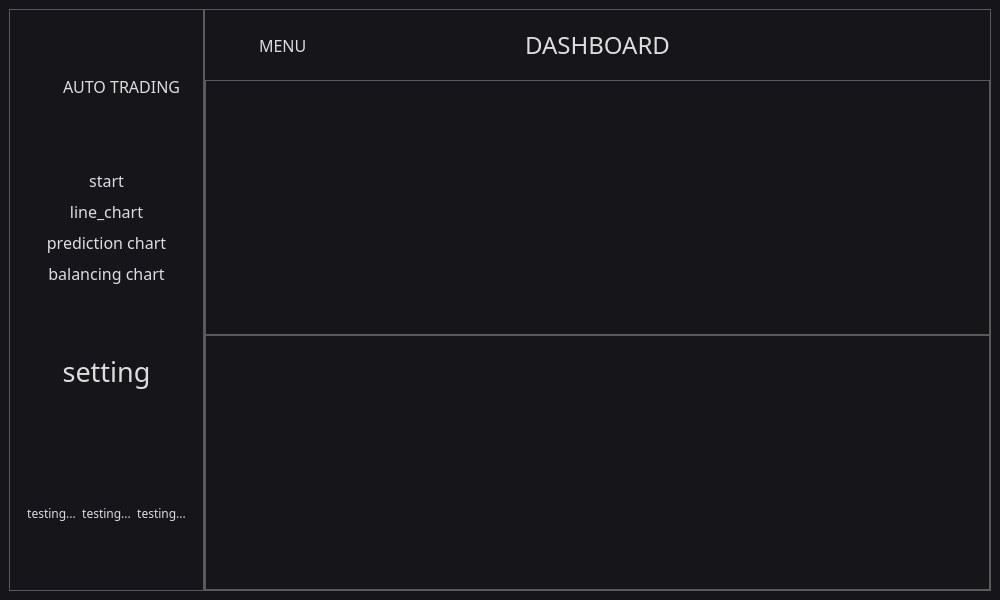
<?xml version="1.0" encoding="UTF-8"?>
<ui version="4.0">
 <class>MainWindow</class>
 <widget class="QMainWindow" name="MainWindow">
  <property name="geometry">
   <rect>
    <x>0</x>
    <y>0</y>
    <width>1000</width>
    <height>600</height>
   </rect>
  </property>
  <property name="minimumSize">
   <size>
    <width>1000</width>
    <height>600</height>
   </size>
  </property>
  <property name="maximumSize">
   <size>
    <width>1000</width>
    <height>600</height>
   </size>
  </property>
  <property name="windowTitle">
   <string>MainWindow</string>
  </property>
  <property name="styleSheet">
   <string notr="true">*{
	background: #15151A;
	color: #DDDDDD;
	border: 1px solid #5A5A5A;
}

QWidget::item:selected {
	background: #3D7848;
}

QCheckBox, QRadioButton {
	border: none;
}

QRadioButton::indicator, QCheckBox::indicator {
	width: 13px;
	height: 13px;
}

QRadioButton::indicator::unchecked, QCheckBox::indicator::unchecked {
	border: 1px solid #5A5A5A;
	background: none;
}

QRadioButton::indicator:unchecked:hover, QCheckBox::indicator:unchecked:hover {
	border: 1px solid #DDDDDD;
}

QRadioButton::indicator::checked, QCheckBox::indicator::checked {
	border: 1px solid #5A5A5A;
	background: #5A5A5A;
}

QRadioButton::indicator:checked:hover, QCheckBox::indicator:checked:hover {
	border: 1px solid #DDDDDD;
	background: #DDDDDD;
}

QGroupBox {
	margin-top: 6px;
}

QGroupBox::title {
	top: -7px;
	left: 7px;
}

QScrollBar {
	border: 1px solid #5A5A5A;
	background: #191919;
}

QScrollBar:horizontal {
	height: 15px;
	margin: 0px 0px 0px 32px;
}

QScrollBar:vertical {
	width: 15px;
	margin: 32px 0px 0px 0px;
}

QScrollBar::handle {
	background: #353535;
	border: 1px solid #5A5A5A;
}

QScrollBar::handle:horizontal {
	border-width: 0px 1px 0px 1px;
}

QScrollBar::handle:vertical {
	border-width: 1px 0px 1px 0px;
}

QScrollBar::handle:horizontal {
	min-width: 20px;
}

QScrollBar::handle:vertical {
	min-height: 20px;
}

QScrollBar::add-line, QScrollBar::sub-line {
	background:#353535;
	border: 1px solid #5A5A5A;
	subcontrol-origin: margin;
}

QScrollBar::add-line {
	position: absolute;
}

QScrollBar::add-line:horizontal {
	width: 15px;
	subcontrol-position: left;
	left: 15px;
}

QScrollBar::add-line:vertical {
	height: 15px;
	subcontrol-position: top;
	top: 15px;
}

QScrollBar::sub-line:horizontal {
	width: 15px;
	subcontrol-position: top left;
}

QScrollBar::sub-line:vertical {
	height: 15px;
	subcontrol-position: top;
}

QScrollBar:left-arrow, QScrollBar::right-arrow, QScrollBar::up-arrow, QScrollBar::down-arrow {
	border: 1px solid #5A5A5A;
	width: 3px;
	height: 3px;
}

QScrollBar::add-page, QScrollBar::sub-page {
	background: none;
}

QAbstractButton:hover {
	background: #353535;
}

QAbstractButton:pressed {
	background: #5A5A5A;
}

QAbstractItemView {
	show-decoration-selected: 1;
	selection-background-color: #3D7848;
	selection-color: #DDDDDD;
	alternate-background-color: #353535;
}

QHeaderView {
	border: 1px solid #5A5A5A;
}

QHeaderView::section {
	background: #191919;
	border: 1px solid #5A5A5A;
	padding: 4px;
}

QHeaderView::section:selected, QHeaderView::section::checked {
	background: #353535;
}

QTableView {
	gridline-color: #5A5A5A;
}

QTabBar {
	margin-left: 2px;
}

QTabBar::tab {
	border-radius: 0px;
	padding: 4px;
	margin: 4px;
}

QTabBar::tab:selected {
	background: #353535;
}

QComboBox::down-arrow {
	border: 1px solid #5A5A5A;
	background: #353535;
}

QComboBox::drop-down {
	border: 1px solid #5A5A5A;
	background: #353535;
}

QComboBox::down-arrow {
	width: 3px;
	height: 3px;
	border: 1px solid #5A5A5A;
}

QAbstractSpinBox {
	padding-right: 15px;
}

QAbstractSpinBox::up-button, QAbstractSpinBox::down-button {
	border: 1px solid #5A5A5A;
	background: #353535;
	subcontrol-origin: border;
}

QAbstractSpinBox::up-arrow, QAbstractSpinBox::down-arrow {
	width: 3px;
	height: 3px;
	border: 1px solid #5A5A5A;
}

QSlider {
	border: none;
}

QSlider::groove:horizontal {
	height: 5px;
	margin: 4px 0px 4px 0px;
}

QSlider::groove:vertical {
	width: 5px;
	margin: 0px 4px 0px 4px;
}

QSlider::handle {
	border: 1px solid #5A5A5A;
	background: #353535;
}

QSlider::handle:horizontal {
	width: 15px;
	margin: -4px 0px -4px 0px;
}

QSlider::handle:vertical {
	height: 15px;
	margin: 0px -4px 0px -4px;
}

QSlider::add-page:vertical, QSlider::sub-page:horizontal {
	background: #3D7848;
}

QSlider::sub-page:vertical, QSlider::add-page:horizontal {
	background: #353535;
}

QLabel {
	border: none;
}

QProgressBar {
	text-align: center;
}

QProgressBar::chunk {
	width: 1px;
	background-color: #3D7848;
}

QMenu::separator {
	background: #353535;
}</string>
  </property>
  <widget class="QWidget" name="centralwidget">
   <property name="styleSheet">
    <string notr="true">*{
	font-family: bahnschrift Semibold; border-style: none;
}
#left_menu_widget, #prediciton_chart, #balance_chart, #log_text_area{

}

#left_menu_widget, #main_frame, #body_frame, #log_frame
{
border-style: solid;
}</string>
   </property>
   <layout class="QHBoxLayout" name="horizontalLayout">
    <property name="spacing">
     <number>0</number>
    </property>
    <item>
     <widget class="QWidget" name="left_menu_widget" native="true">
      <layout class="QVBoxLayout" name="verticalLayout">
       <item>
        <widget class="QFrame" name="auto_trading_frame">
         <property name="frameShape">
          <enum>QFrame::StyledPanel</enum>
         </property>
         <property name="frameShadow">
          <enum>QFrame::Raised</enum>
         </property>
         <layout class="QHBoxLayout" name="horizontalLayout_2">
          <item>
           <widget class="QLabel" name="label_8">
            <property name="minimumSize">
             <size>
              <width>30</width>
              <height>30</height>
             </size>
            </property>
            <property name="maximumSize">
             <size>
              <width>30</width>
              <height>30</height>
             </size>
            </property>
            <property name="text">
             <string/>
            </property>
            <property name="pixmap">
             <pixmap resource="../icon/resources.qrc">:/icons/dollar-sign.svg</pixmap>
            </property>
            <property name="scaledContents">
             <bool>true</bool>
            </property>
            <property name="alignment">
             <set>Qt::AlignCenter</set>
            </property>
           </widget>
          </item>
          <item>
           <widget class="QLabel" name="label">
            <property name="font">
             <font>
              <family>bahnschrift Semibold</family>
              <pointsize>12</pointsize>
             </font>
            </property>
            <property name="text">
             <string>AUTO TRADING</string>
            </property>
           </widget>
          </item>
         </layout>
        </widget>
       </item>
       <item>
        <widget class="QFrame" name="function_frame">
         <property name="sizePolicy">
          <sizepolicy hsizetype="Preferred" vsizetype="Preferred">
           <horstretch>0</horstretch>
           <verstretch>0</verstretch>
          </sizepolicy>
         </property>
         <property name="frameShape">
          <enum>QFrame::StyledPanel</enum>
         </property>
         <property name="frameShadow">
          <enum>QFrame::Raised</enum>
         </property>
         <layout class="QVBoxLayout" name="verticalLayout_2">
          <property name="spacing">
           <number>0</number>
          </property>
          <property name="leftMargin">
           <number>0</number>
          </property>
          <property name="topMargin">
           <number>0</number>
          </property>
          <property name="rightMargin">
           <number>0</number>
          </property>
          <property name="bottomMargin">
           <number>0</number>
          </property>
          <item>
           <widget class="QPushButton" name="power_btn">
            <property name="font">
             <font>
              <family>bahnschrift Semibold</family>
              <pointsize>12</pointsize>
              <weight>50</weight>
              <bold>false</bold>
             </font>
            </property>
            <property name="text">
             <string>start</string>
            </property>
            <property name="icon">
             <iconset resource="../icon/resources.qrc">
              <normaloff>:/icons/power.svg</normaloff>:/icons/power.svg</iconset>
            </property>
           </widget>
          </item>
          <item>
           <widget class="QPushButton" name="line_btn">
            <property name="font">
             <font>
              <family>bahnschrift Semibold</family>
              <pointsize>12</pointsize>
             </font>
            </property>
            <property name="text">
             <string>line_chart</string>
            </property>
            <property name="icon">
             <iconset resource="../icon/resources.qrc">
              <normaloff>:/icons/trending-up.svg</normaloff>:/icons/trending-up.svg</iconset>
            </property>
           </widget>
          </item>
          <item>
           <widget class="QPushButton" name="prediction_chart_btn">
            <property name="font">
             <font>
              <family>bahnschrift Semibold</family>
              <pointsize>12</pointsize>
             </font>
            </property>
            <property name="text">
             <string>prediction chart</string>
            </property>
            <property name="icon">
             <iconset resource="../icon/resources.qrc">
              <normaloff>:/icons/tool.svg</normaloff>:/icons/tool.svg</iconset>
            </property>
           </widget>
          </item>
          <item>
           <widget class="QPushButton" name="balance_chart_btn">
            <property name="font">
             <font>
              <family>bahnschrift Semibold</family>
              <pointsize>12</pointsize>
             </font>
            </property>
            <property name="text">
             <string>balancing chart</string>
            </property>
            <property name="icon">
             <iconset resource="../icon/resources.qrc">
              <normaloff>:/icons/percent.svg</normaloff>:/icons/percent.svg</iconset>
            </property>
           </widget>
          </item>
         </layout>
        </widget>
       </item>
       <item>
        <widget class="QFrame" name="setting_frame">
         <property name="frameShape">
          <enum>QFrame::StyledPanel</enum>
         </property>
         <property name="frameShadow">
          <enum>QFrame::Raised</enum>
         </property>
         <layout class="QVBoxLayout" name="verticalLayout_11">
          <item>
           <widget class="QPushButton" name="setting_btn">
            <property name="font">
             <font>
              <family>bahnschrift Semibold</family>
              <pointsize>20</pointsize>
             </font>
            </property>
            <property name="text">
             <string>setting</string>
            </property>
            <property name="icon">
             <iconset resource="../icon/resources.qrc">
              <normaloff>:/icons/settings.svg</normaloff>:/icons/settings.svg</iconset>
            </property>
           </widget>
          </item>
         </layout>
        </widget>
       </item>
       <item>
        <widget class="QFrame" name="frame_6">
         <property name="frameShape">
          <enum>QFrame::StyledPanel</enum>
         </property>
         <property name="frameShadow">
          <enum>QFrame::Raised</enum>
         </property>
         <layout class="QHBoxLayout" name="horizontalLayout_4">
          <item>
           <widget class="QPushButton" name="pushButton_5">
            <property name="text">
             <string>testing...</string>
            </property>
           </widget>
          </item>
          <item>
           <widget class="QPushButton" name="pushButton_6">
            <property name="text">
             <string>testing...</string>
            </property>
           </widget>
          </item>
          <item>
           <widget class="QPushButton" name="pushButton_7">
            <property name="text">
             <string>testing...</string>
            </property>
           </widget>
          </item>
         </layout>
        </widget>
       </item>
      </layout>
     </widget>
    </item>
    <item>
     <widget class="QFrame" name="main_frame">
      <property name="frameShape">
       <enum>QFrame::StyledPanel</enum>
      </property>
      <property name="frameShadow">
       <enum>QFrame::Raised</enum>
      </property>
      <layout class="QVBoxLayout" name="verticalLayout_3">
       <property name="spacing">
        <number>0</number>
       </property>
       <property name="leftMargin">
        <number>0</number>
       </property>
       <property name="topMargin">
        <number>0</number>
       </property>
       <property name="rightMargin">
        <number>0</number>
       </property>
       <property name="bottomMargin">
        <number>0</number>
       </property>
       <item>
        <widget class="QFrame" name="header_frame">
         <property name="frameShape">
          <enum>QFrame::StyledPanel</enum>
         </property>
         <property name="frameShadow">
          <enum>QFrame::Raised</enum>
         </property>
         <layout class="QHBoxLayout" name="horizontalLayout_5">
          <item>
           <widget class="QFrame" name="menu_frame">
            <property name="frameShape">
             <enum>QFrame::StyledPanel</enum>
            </property>
            <property name="frameShadow">
             <enum>QFrame::Raised</enum>
            </property>
            <layout class="QHBoxLayout" name="horizontalLayout_6">
             <item>
              <widget class="QPushButton" name="open_close_side_bar_btn">
               <property name="minimumSize">
                <size>
                 <width>30</width>
                 <height>30</height>
                </size>
               </property>
               <property name="maximumSize">
                <size>
                 <width>30</width>
                 <height>30</height>
                </size>
               </property>
               <property name="text">
                <string/>
               </property>
               <property name="icon">
                <iconset resource="../icon/resources.qrc">
                 <normaloff>:/icons/align-justify.svg</normaloff>:/icons/align-justify.svg</iconset>
               </property>
              </widget>
             </item>
             <item>
              <widget class="QLabel" name="label_3">
               <property name="font">
                <font>
                 <family>bahnschrift Semibold</family>
                 <pointsize>12</pointsize>
                </font>
               </property>
               <property name="text">
                <string>MENU</string>
               </property>
              </widget>
             </item>
            </layout>
           </widget>
          </item>
          <item>
           <widget class="QFrame" name="title_frame">
            <property name="frameShape">
             <enum>QFrame::StyledPanel</enum>
            </property>
            <property name="frameShadow">
             <enum>QFrame::Raised</enum>
            </property>
            <layout class="QHBoxLayout" name="horizontalLayout_7">
             <item>
              <widget class="QLabel" name="label_4">
               <property name="font">
                <font>
                 <family>bahnschrift Semibold</family>
                 <pointsize>18</pointsize>
                </font>
               </property>
               <property name="text">
                <string>DASHBOARD</string>
               </property>
               <property name="alignment">
                <set>Qt::AlignCenter</set>
               </property>
              </widget>
             </item>
            </layout>
           </widget>
          </item>
          <item alignment="Qt::AlignRight">
           <widget class="QFrame" name="size_control_frame">
            <property name="frameShape">
             <enum>QFrame::StyledPanel</enum>
            </property>
            <property name="frameShadow">
             <enum>QFrame::Raised</enum>
            </property>
            <layout class="QHBoxLayout" name="horizontalLayout_8">
             <item>
              <widget class="QPushButton" name="minimize_window_btn">
               <property name="minimumSize">
                <size>
                 <width>30</width>
                 <height>30</height>
                </size>
               </property>
               <property name="maximumSize">
                <size>
                 <width>30</width>
                 <height>30</height>
                </size>
               </property>
               <property name="text">
                <string/>
               </property>
               <property name="icon">
                <iconset resource="../icon/resources.qrc">
                 <normaloff>:/icons/minus.svg</normaloff>:/icons/minus.svg</iconset>
               </property>
              </widget>
             </item>
             <item>
              <widget class="QPushButton" name="maximize_window_btn">
               <property name="sizePolicy">
                <sizepolicy hsizetype="Minimum" vsizetype="Fixed">
                 <horstretch>0</horstretch>
                 <verstretch>0</verstretch>
                </sizepolicy>
               </property>
               <property name="minimumSize">
                <size>
                 <width>30</width>
                 <height>30</height>
                </size>
               </property>
               <property name="maximumSize">
                <size>
                 <width>30</width>
                 <height>30</height>
                </size>
               </property>
               <property name="text">
                <string/>
               </property>
               <property name="icon">
                <iconset resource="../icon/resources.qrc">
                 <normaloff>:/icons/maximize-2.svg</normaloff>:/icons/maximize-2.svg</iconset>
               </property>
              </widget>
             </item>
             <item>
              <widget class="QPushButton" name="close_window_btn">
               <property name="minimumSize">
                <size>
                 <width>30</width>
                 <height>30</height>
                </size>
               </property>
               <property name="maximumSize">
                <size>
                 <width>30</width>
                 <height>30</height>
                </size>
               </property>
               <property name="text">
                <string/>
               </property>
               <property name="icon">
                <iconset resource="../icon/resources.qrc">
                 <normaloff>:/icons/x.svg</normaloff>:/icons/x.svg</iconset>
               </property>
              </widget>
             </item>
            </layout>
           </widget>
          </item>
         </layout>
        </widget>
       </item>
       <item>
        <widget class="QFrame" name="body_frame">
         <property name="frameShape">
          <enum>QFrame::StyledPanel</enum>
         </property>
         <property name="frameShadow">
          <enum>QFrame::Raised</enum>
         </property>
         <layout class="QHBoxLayout" name="horizontalLayout_10">
          <property name="spacing">
           <number>0</number>
          </property>
          <property name="leftMargin">
           <number>0</number>
          </property>
          <property name="topMargin">
           <number>0</number>
          </property>
          <property name="rightMargin">
           <number>0</number>
          </property>
          <property name="bottomMargin">
           <number>0</number>
          </property>
          <item>
           <widget class="QStackedWidget" name="stackedWidget">
            <property name="currentIndex">
             <number>2</number>
            </property>
            <widget class="QWidget" name="prediction_chart">
             <layout class="QVBoxLayout" name="verticalLayout_5">
              <property name="spacing">
               <number>0</number>
              </property>
              <property name="leftMargin">
               <number>0</number>
              </property>
              <property name="topMargin">
               <number>0</number>
              </property>
              <property name="rightMargin">
               <number>0</number>
              </property>
              <property name="bottomMargin">
               <number>0</number>
              </property>
              <item>
               <widget class="QFrame" name="frame_16">
                <property name="sizePolicy">
                 <sizepolicy hsizetype="Preferred" vsizetype="Expanding">
                  <horstretch>0</horstretch>
                  <verstretch>0</verstretch>
                 </sizepolicy>
                </property>
                <property name="frameShape">
                 <enum>QFrame::StyledPanel</enum>
                </property>
                <property name="frameShadow">
                 <enum>QFrame::Raised</enum>
                </property>
                <layout class="QGridLayout" name="prediction_chart_cont"/>
               </widget>
              </item>
             </layout>
            </widget>
            <widget class="QWidget" name="line_chart">
             <layout class="QVBoxLayout" name="verticalLayout_13">
              <property name="spacing">
               <number>0</number>
              </property>
              <property name="leftMargin">
               <number>0</number>
              </property>
              <property name="topMargin">
               <number>0</number>
              </property>
              <property name="rightMargin">
               <number>0</number>
              </property>
              <property name="bottomMargin">
               <number>0</number>
              </property>
              <item>
               <widget class="QFrame" name="frame_20">
                <property name="sizePolicy">
                 <sizepolicy hsizetype="Preferred" vsizetype="Expanding">
                  <horstretch>0</horstretch>
                  <verstretch>0</verstretch>
                 </sizepolicy>
                </property>
                <property name="frameShape">
                 <enum>QFrame::StyledPanel</enum>
                </property>
                <property name="frameShadow">
                 <enum>QFrame::Raised</enum>
                </property>
                <layout class="QGridLayout" name="line_chart_conf"/>
               </widget>
              </item>
             </layout>
            </widget>
            <widget class="QWidget" name="balance_chart">
             <layout class="QVBoxLayout" name="verticalLayout_8">
              <property name="spacing">
               <number>0</number>
              </property>
              <property name="leftMargin">
               <number>0</number>
              </property>
              <property name="topMargin">
               <number>0</number>
              </property>
              <property name="rightMargin">
               <number>0</number>
              </property>
              <property name="bottomMargin">
               <number>0</number>
              </property>
              <item>
               <widget class="QFrame" name="frame_17">
                <property name="sizePolicy">
                 <sizepolicy hsizetype="Preferred" vsizetype="Expanding">
                  <horstretch>0</horstretch>
                  <verstretch>0</verstretch>
                 </sizepolicy>
                </property>
                <property name="frameShape">
                 <enum>QFrame::StyledPanel</enum>
                </property>
                <property name="frameShadow">
                 <enum>QFrame::Raised</enum>
                </property>
                <layout class="QGridLayout" name="balance_chart_conf"/>
               </widget>
              </item>
             </layout>
            </widget>
           </widget>
          </item>
         </layout>
        </widget>
       </item>
       <item>
        <widget class="QFrame" name="log_frame">
         <property name="frameShape">
          <enum>QFrame::StyledPanel</enum>
         </property>
         <property name="frameShadow">
          <enum>QFrame::Raised</enum>
         </property>
         <layout class="QVBoxLayout" name="verticalLayout_4">
          <property name="spacing">
           <number>0</number>
          </property>
          <property name="leftMargin">
           <number>0</number>
          </property>
          <property name="topMargin">
           <number>0</number>
          </property>
          <property name="rightMargin">
           <number>0</number>
          </property>
          <property name="bottomMargin">
           <number>0</number>
          </property>
          <item>
           <widget class="QTextEdit" name="textEdit">
            <property name="font">
             <font>
              <family>bahnschrift Semibold</family>
              <pointsize>12</pointsize>
             </font>
            </property>
            <property name="readOnly">
             <bool>true</bool>
            </property>
           </widget>
          </item>
         </layout>
        </widget>
       </item>
      </layout>
     </widget>
    </item>
   </layout>
  </widget>
 </widget>
 <resources>
  <include location="../icon/resources.qrc"/>
  <include location="../../../../.designer/icon/resources.qrc"/>
 </resources>
 <connections/>
</ui>
